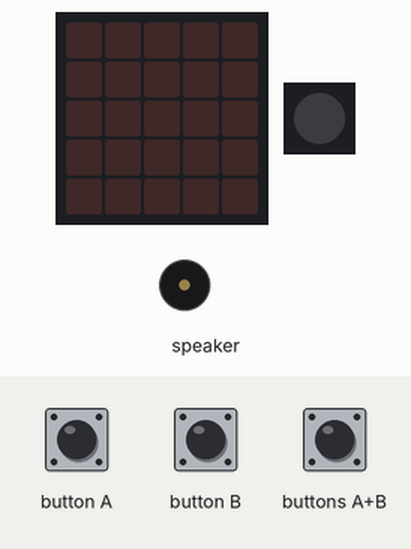
Bench run of a program on a simulated Calliope mini (MakeCode). Parts: the board's 5×5 LED display, 1 RGB LEDs in strip order, left to right, buzzer (waves = sounding). Inputs (shaded band) come from the test bench. Random numbers come from a fixed seed.

Above: at 1.2 s.
1.3 s: buttons A+B pressed for 0.15 s
At 4.2 s:
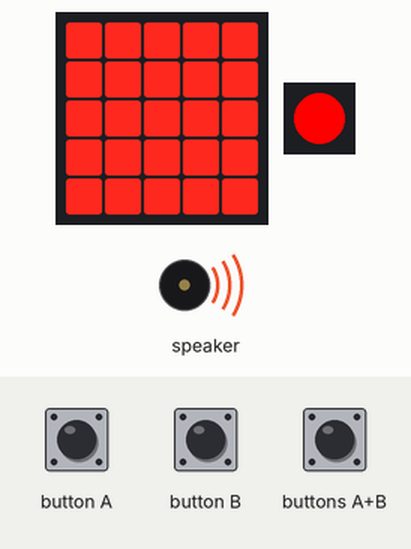
4.4 s: button A pressed for 0.15 s
At 4.9 s:
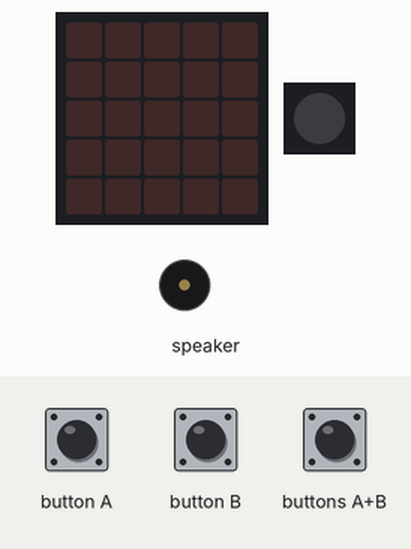
6.0 s: buttons A+B pressed for 1 s
At 8.21 s:
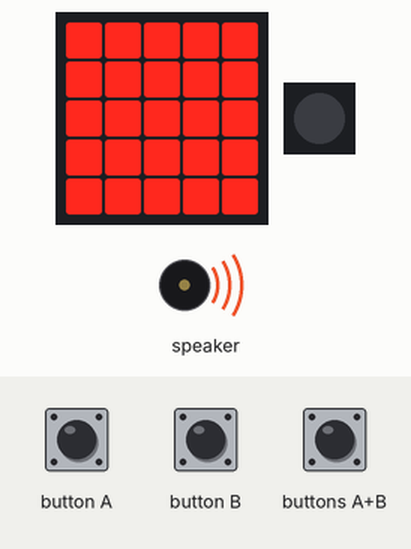
9.9 s: buttons A+B pressed for 3.2 s
At 10.3 s:
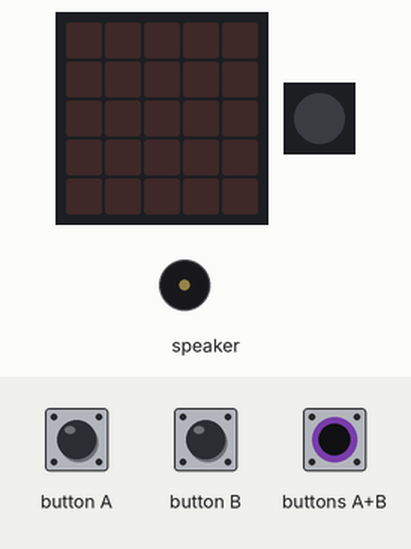
Timing chart, 0 to 12.9 s (numbered marks = the images above; inputs shaded):
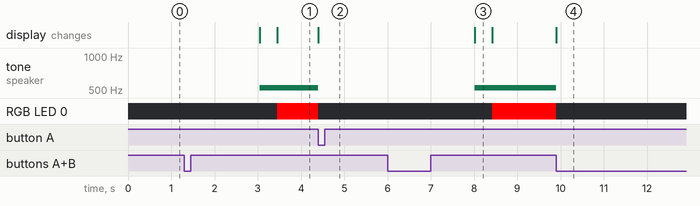

The program:

main.ts
```typescript
input.onButtonEvent(Button.AB, input.buttonEventClick(), function () {
    basic.pause(randint(500, 5000))
    music.ringTone(523)
    basic.showLeds(`
        # # # # #
        # # # # #
        # # # # #
        # # # # #
        # # # # #
        `)
    basic.setLedColor(0xff0000)
    while (!(input.buttonIsPressed(Button.A) || input.buttonIsPressed(Button.B))) {

    }
    music.stopAllSounds()
    basic.clearScreen()
    basic.turnRgbLedOff()
})
```

test.ts
```typescript
// Hier kann man Tests durchführen; diese Datei wird nicht kompiliert, wenn dieses Paket als Erweiterung verwendet wird.
```

Measured:
- after the input at 1.3 s, tone on speaker: silent → 523 Hz after 1.8 s; RGB LED 0: off → RGB(255, 0, 0) after 2.2 s; the display: first changes after 1.8 s (image 1 shows a later state)
- after the input at 4.4 s, tone on speaker: 523 Hz → silent at once; RGB LED 0: RGB(255, 0, 0) → off at once; the display: changes at once (image 2)
- after the input at 6.0 s, tone on speaker: silent → 523 Hz after 2.0 s; RGB LED 0: off → RGB(255, 0, 0) after 2.4 s; the display: changes after 2.0 s (image 3)
- after the input at 9.9 s, tone on speaker: 523 Hz → silent at once; RGB LED 0: RGB(255, 0, 0) → off at once; the display: changes at once (image 4)
- what the display in image 3 shows lasts 0.4 s, from 8.0 s to 8.4 s
